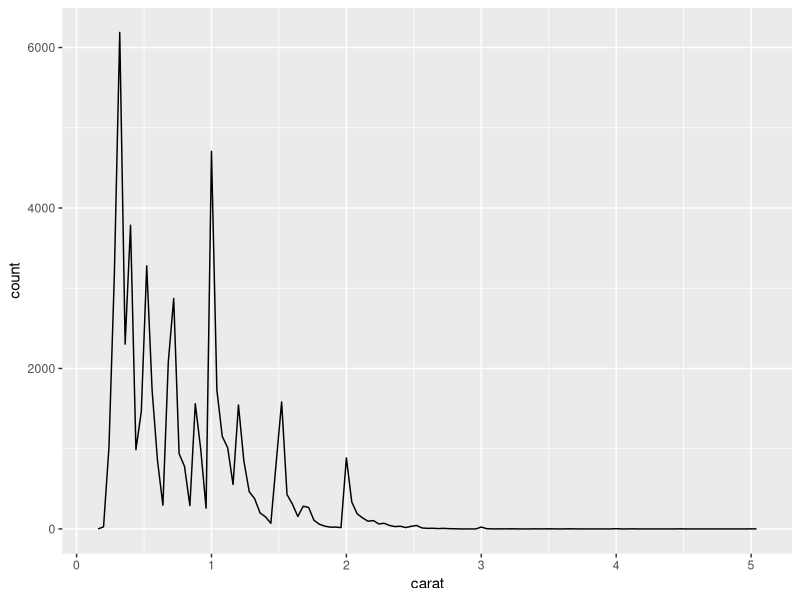

Source code (R):
## ---- chunk 1
knitr::opts_chunk$set(echo = TRUE)

library(ggplot2)
library(dplyr)
## ---- chunk 2
smaller <- diamonds %>% 
  filter(carat <= 6.6)


        
## ---- chunk 3
smaller %>% 
  ggplot(aes(carat)) + 
  geom_freqpoly(binwidth = 0.04)
